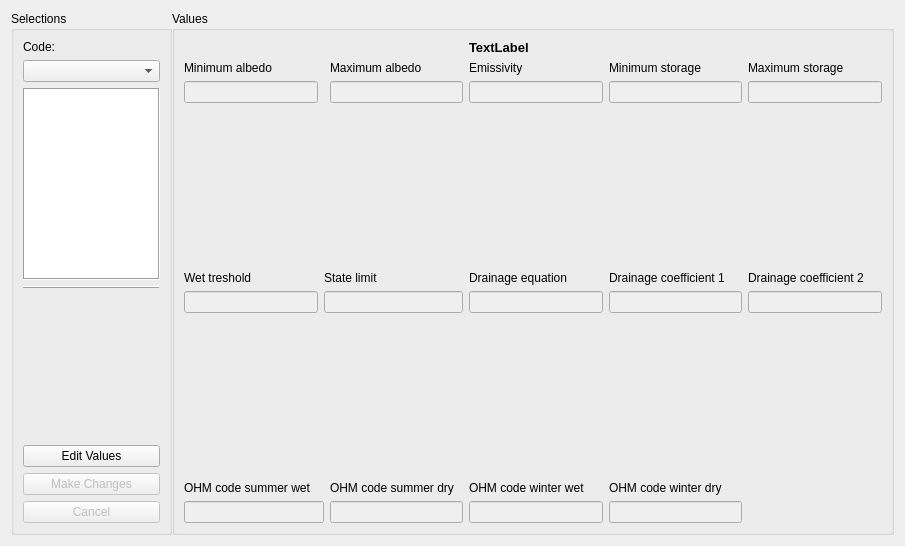
<?xml version="1.0" encoding="UTF-8"?>
<ui version="4.0">
 <class>Form</class>
 <widget class="QWidget" name="Form">
  <property name="geometry">
   <rect>
    <x>0</x>
    <y>0</y>
    <width>905</width>
    <height>546</height>
   </rect>
  </property>
  <property name="windowTitle">
   <string>Form</string>
  </property>
  <layout class="QHBoxLayout" name="horizontalLayout">
   <property name="spacing">
    <number>0</number>
   </property>
   <item>
    <widget class="QGroupBox" name="groupBox">
     <property name="minimumSize">
      <size>
       <width>161</width>
       <height>0</height>
      </size>
     </property>
     <property name="maximumSize">
      <size>
       <width>161</width>
       <height>16777215</height>
      </size>
     </property>
     <property name="title">
      <string>Selections</string>
     </property>
     <property name="flat">
      <bool>false</bool>
     </property>
     <layout class="QVBoxLayout" name="verticalLayout_15">
      <item>
       <widget class="QLabel" name="label">
        <property name="text">
         <string>Code:</string>
        </property>
       </widget>
      </item>
      <item>
       <widget class="QComboBox" name="comboBox"/>
      </item>
      <item>
       <widget class="QTextBrowser" name="exp_label">
        <property name="enabled">
         <bool>true</bool>
        </property>
        <property name="frameShape">
         <enum>QFrame::Box</enum>
        </property>
       </widget>
      </item>
      <item>
       <widget class="Line" name="line">
        <property name="frameShadow">
         <enum>QFrame::Raised</enum>
        </property>
        <property name="orientation">
         <enum>Qt::Horizontal</enum>
        </property>
       </widget>
      </item>
      <item>
       <widget class="QLabel" name="Image">
        <property name="text">
         <string/>
        </property>
       </widget>
      </item>
      <item>
       <spacer name="verticalSpacer_3">
        <property name="orientation">
         <enum>Qt::Vertical</enum>
        </property>
        <property name="sizeHint" stdset="0">
         <size>
          <width>20</width>
          <height>40</height>
         </size>
        </property>
       </spacer>
      </item>
      <item>
       <widget class="QPushButton" name="editButton">
        <property name="text">
         <string>Edit Values</string>
        </property>
       </widget>
      </item>
      <item>
       <widget class="QPushButton" name="changeButton">
        <property name="enabled">
         <bool>false</bool>
        </property>
        <property name="text">
         <string>Make Changes</string>
        </property>
       </widget>
      </item>
      <item>
       <widget class="QPushButton" name="cancelButton">
        <property name="enabled">
         <bool>false</bool>
        </property>
        <property name="text">
         <string>Cancel</string>
        </property>
       </widget>
      </item>
     </layout>
    </widget>
   </item>
   <item>
    <widget class="QGroupBox" name="groupBox2">
     <property name="title">
      <string>Values</string>
     </property>
     <property name="flat">
      <bool>false</bool>
     </property>
     <property name="checkable">
      <bool>false</bool>
     </property>
     <layout class="QGridLayout" name="gridLayout">
      <item row="5" column="2">
       <layout class="QVBoxLayout" name="verticalLayout_12">
        <item>
         <widget class="QLabel" name="label_21">
          <property name="text">
           <string>OHM code summer dry</string>
          </property>
         </widget>
        </item>
        <item>
         <widget class="QLineEdit" name="lineEdit_12">
          <property name="enabled">
           <bool>false</bool>
          </property>
         </widget>
        </item>
       </layout>
      </item>
      <item row="5" column="3">
       <layout class="QVBoxLayout" name="verticalLayout_13">
        <item>
         <widget class="QLabel" name="label_23">
          <property name="text">
           <string>OHM code winter wet</string>
          </property>
         </widget>
        </item>
        <item>
         <widget class="QLineEdit" name="lineEdit_13">
          <property name="enabled">
           <bool>false</bool>
          </property>
         </widget>
        </item>
       </layout>
      </item>
      <item row="5" column="4">
       <layout class="QVBoxLayout" name="verticalLayout_14">
        <item>
         <widget class="QLabel" name="label_26">
          <property name="text">
           <string>OHM code winter dry</string>
          </property>
         </widget>
        </item>
        <item>
         <widget class="QLineEdit" name="lineEdit_14">
          <property name="enabled">
           <bool>false</bool>
          </property>
         </widget>
        </item>
       </layout>
      </item>
      <item row="1" column="5">
       <layout class="QVBoxLayout" name="verticalLayout_5">
        <item>
         <widget class="QLabel" name="label_6">
          <property name="text">
           <string>Maximum storage</string>
          </property>
         </widget>
        </item>
        <item>
         <widget class="QLineEdit" name="lineEdit_5">
          <property name="enabled">
           <bool>false</bool>
          </property>
         </widget>
        </item>
       </layout>
      </item>
      <item row="2" column="0">
       <spacer name="verticalSpacer">
        <property name="orientation">
         <enum>Qt::Vertical</enum>
        </property>
        <property name="sizeHint" stdset="0">
         <size>
          <width>20</width>
          <height>40</height>
         </size>
        </property>
       </spacer>
      </item>
      <item row="3" column="0">
       <layout class="QVBoxLayout" name="verticalLayout_6">
        <item>
         <widget class="QLabel" name="label_7">
          <property name="text">
           <string>Wet treshold</string>
          </property>
         </widget>
        </item>
        <item>
         <widget class="QLineEdit" name="lineEdit_6">
          <property name="enabled">
           <bool>false</bool>
          </property>
         </widget>
        </item>
       </layout>
      </item>
      <item row="3" column="3">
       <layout class="QVBoxLayout" name="verticalLayout_8">
        <item>
         <widget class="QLabel" name="label_8">
          <property name="text">
           <string>Drainage equation</string>
          </property>
         </widget>
        </item>
        <item>
         <widget class="QLineEdit" name="lineEdit_8">
          <property name="enabled">
           <bool>false</bool>
          </property>
         </widget>
        </item>
       </layout>
      </item>
      <item row="3" column="4">
       <layout class="QVBoxLayout" name="verticalLayout_9">
        <item>
         <widget class="QLabel" name="label_10">
          <property name="text">
           <string>Drainage coefficient 1</string>
          </property>
         </widget>
        </item>
        <item>
         <widget class="QLineEdit" name="lineEdit_9">
          <property name="enabled">
           <bool>false</bool>
          </property>
         </widget>
        </item>
       </layout>
      </item>
      <item row="3" column="5">
       <layout class="QVBoxLayout" name="verticalLayout_10">
        <item>
         <widget class="QLabel" name="label_9">
          <property name="text">
           <string>Drainage coefficient 2</string>
          </property>
         </widget>
        </item>
        <item>
         <widget class="QLineEdit" name="lineEdit_10">
          <property name="enabled">
           <bool>false</bool>
          </property>
         </widget>
        </item>
       </layout>
      </item>
      <item row="5" column="0" colspan="2">
       <layout class="QVBoxLayout" name="verticalLayout_11">
        <item>
         <widget class="QLabel" name="label_22">
          <property name="text">
           <string>OHM code summer wet</string>
          </property>
         </widget>
        </item>
        <item>
         <widget class="QLineEdit" name="lineEdit_11">
          <property name="enabled">
           <bool>false</bool>
          </property>
         </widget>
        </item>
       </layout>
      </item>
      <item row="1" column="3">
       <layout class="QVBoxLayout" name="verticalLayout_3">
        <item>
         <widget class="QLabel" name="label_4">
          <property name="text">
           <string>Emissivity</string>
          </property>
         </widget>
        </item>
        <item>
         <widget class="QLineEdit" name="lineEdit_3">
          <property name="enabled">
           <bool>false</bool>
          </property>
         </widget>
        </item>
       </layout>
      </item>
      <item row="1" column="4">
       <layout class="QVBoxLayout" name="verticalLayout_4">
        <item>
         <widget class="QLabel" name="label_5">
          <property name="text">
           <string>Minimum storage</string>
          </property>
         </widget>
        </item>
        <item>
         <widget class="QLineEdit" name="lineEdit_4">
          <property name="enabled">
           <bool>false</bool>
          </property>
         </widget>
        </item>
       </layout>
      </item>
      <item row="1" column="2">
       <layout class="QVBoxLayout" name="verticalLayout_2">
        <item>
         <widget class="QLabel" name="label_3">
          <property name="text">
           <string>Maximum albedo</string>
          </property>
         </widget>
        </item>
        <item>
         <widget class="QLineEdit" name="lineEdit_2">
          <property name="enabled">
           <bool>false</bool>
          </property>
         </widget>
        </item>
       </layout>
      </item>
      <item row="1" column="0">
       <layout class="QVBoxLayout" name="verticalLayout">
        <item>
         <widget class="QLabel" name="label_2">
          <property name="text">
           <string>Minimum albedo</string>
          </property>
         </widget>
        </item>
        <item>
         <widget class="QLineEdit" name="lineEdit_1">
          <property name="enabled">
           <bool>false</bool>
          </property>
         </widget>
        </item>
       </layout>
      </item>
      <item row="3" column="1" colspan="2">
       <layout class="QVBoxLayout" name="verticalLayout_7">
        <item>
         <widget class="QLabel" name="label_25">
          <property name="text">
           <string>State limit</string>
          </property>
         </widget>
        </item>
        <item>
         <widget class="QLineEdit" name="lineEdit_7">
          <property name="enabled">
           <bool>false</bool>
          </property>
         </widget>
        </item>
       </layout>
      </item>
      <item row="4" column="0">
       <spacer name="verticalSpacer_2">
        <property name="orientation">
         <enum>Qt::Vertical</enum>
        </property>
        <property name="sizeHint" stdset="0">
         <size>
          <width>20</width>
          <height>40</height>
         </size>
        </property>
       </spacer>
      </item>
      <item row="0" column="3">
       <widget class="QLabel" name="tab_name">
        <property name="font">
         <font>
          <pointsize>10</pointsize>
          <weight>75</weight>
          <bold>true</bold>
         </font>
        </property>
        <property name="text">
         <string>TextLabel</string>
        </property>
       </widget>
      </item>
     </layout>
    </widget>
   </item>
  </layout>
 </widget>
 <resources/>
 <connections/>
</ui>
